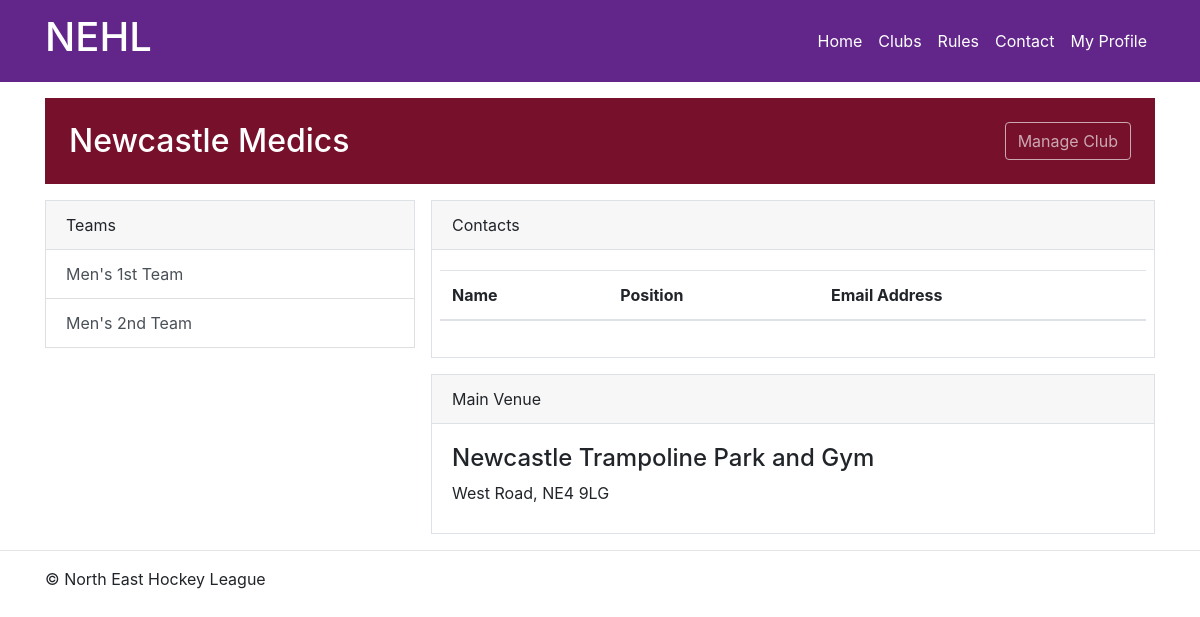
/clubs/1/ (signed in), run on an earlier commit of the app's database.
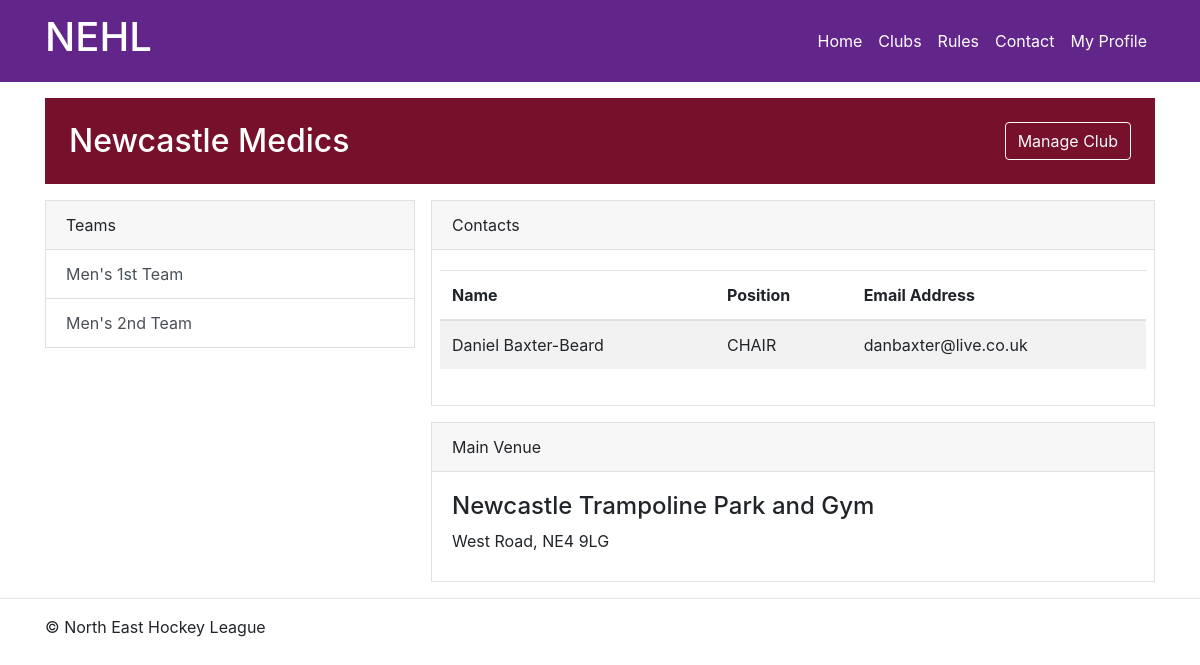
And on a later commit of the database.
### teams/models.py (models this page shows, shortened)
class Team(models.Model):
    name = models.CharField(max_length=30)
    short_name = models.CharField(max_length=5, null=True)
    club = models.ForeignKey('clubs.Club', on_delete=models.CASCADE)
    squad = models.ManyToManyField('clubs.Member', related_name='squads')

### clubs/models.py (models this page shows, shortened)
class ClubManagementPosition(models.Model):
    club = models.ForeignKey('Club', on_delete=models.CASCADE)
    holder = models.ForeignKey('Member', on_delete=models.CASCADE)
    type = models.CharField(max_length=30, choices=POSITION_TYPE_CHOICES)

class Member(models.Model):
    date_of_birth = models.DateField()
    registration_date = models.DateField()
    club = models.ForeignKey(Club, on_delete=models.SET_NULL, null=True, related_name='members')
    user = models.OneToOneField(settings.AUTH_USER_MODEL, on_delete=models.SET_NULL, null=True)

### clubs/views.py (the view)
# urls.py: path('<int:club_id>/', views.detail, name='detail'),
def detail(request, club_id):
    club = get_object_or_404(Club, pk=club_id)
    can_manage_club = False
    user = request.user
    if user.is_authenticated:
        try:
            if user.member is not None:
                for position in user.member.management_position.all():
                    if user.member.club_id == club.id:
                        can_manage_club = True
        except:
            pass
    return render(request, 'clubs/detail.html',
                  {'club': club, 'can_manage': can_manage_club})

### clubs/templates/clubs/detail.html (shortened to what the changed rows need)
{% extends 'nehlwebsite/base.html' %}
{% load static %}
{% block css %}
    <link rel="stylesheet" type="text/css" href="{% static 'clubs/style.css' %}">
{% endblock %}
{% block content %}
    <div class="container">
        <div class="card text-white py-2 pl-3 mt-3 rounded-0 border-0 club-colour-background">
            <div class="row">
                <div class="col">
                    <h2 class="card-title m-0 ml-md-2 my-3 club-secondary-colour-text">{{ club.name }}</h2>
                </div>
                {% if user.is_authenticated %}
                    {% if can_manage %}
                        <div class="col d-flex justify-content-end align-items-center">
                            <a href="{% url 'clubs:manage' club.id %}" role="button" class="btn btn-outline-light mr-4">Manage Club</a>
                        </div>
                    {% else %}
                        <div class="col d-flex justify-content-end align-items-center">
                            <span class="d-inline-block" tabindex="0" data-toggle="tooltip"
                                  title="You do not have permission to manage this club.">
                                <a href="#" role="button" class="btn btn-outline-light mr-4 disabled" disabled>Manage Club</a>
                            </span>
                        </div>
                    {% endif %}
                {% endif %}
            </div>
        </div>
        <div class="row m-0 p-0 pt-3 justify-content-end">
            <div class="col-12 col-sm-4 m-0 p-0 h-100">
                <div class="card rounded-0 p-0 m-0 border-0">
                    <div class="list-group rounded-0">
                        {% for team in club.team_set.all %}
                            <a href="{% url 'teams:detail' team.id %}"
                               class="rounded-0 list-group-item list-group-item-action">
                                {{ team.name }}
                            </a>
                        {% endfor %}
                    </div>
                </div>
            </div>
            {% if user.is_authenticated %}
                <div class="col-sm-8 pr-0 mx-0 pt-3 pl-0 pt-sm-0 pl-sm-3 mb-3">
                    {% if club.management %}
                        <div class="card rounded-0 p-0 m-0 border-0">
                            <div class="card-body border border-top-0 px-0 px-sm-2">
                                <table class="table table-striped table-responsive-md">
                                    <thead>
                                    <tr>
                                        <th scope="col">Name</th>
                                        <th scope="col">Position</th>
                                        <th scope="col">Email Address</th>
                                    </tr>
                                    </thead>
                                    <tbody>
                                        {% for position in club.clubmanagementposition_set.all %}
                                            <tr>
                                                <td>{{ position.holder.user.first_name }} {{ position.holder.user.last_name }}</td>
                                                <td>{{ position.type }}</td>
                                                <td>{{ position.holder.user.email }}</td>
                                            </tr>
                                        {% endfor %}
                                    </tbody>
                                </table>
                            </div>
                        </div>
                    {% endif %}
                </div>
            {% endif %}
        </div>
    </div>
{% endblock %}

What changed in the data, as far as the page shows it:
added ClubManagementPosition: holder.user.first_name "Daniel", holder.user.last_name "Baxter-Beard", type "CHAIR", holder.user.email "danbaxter@live.co.uk"
